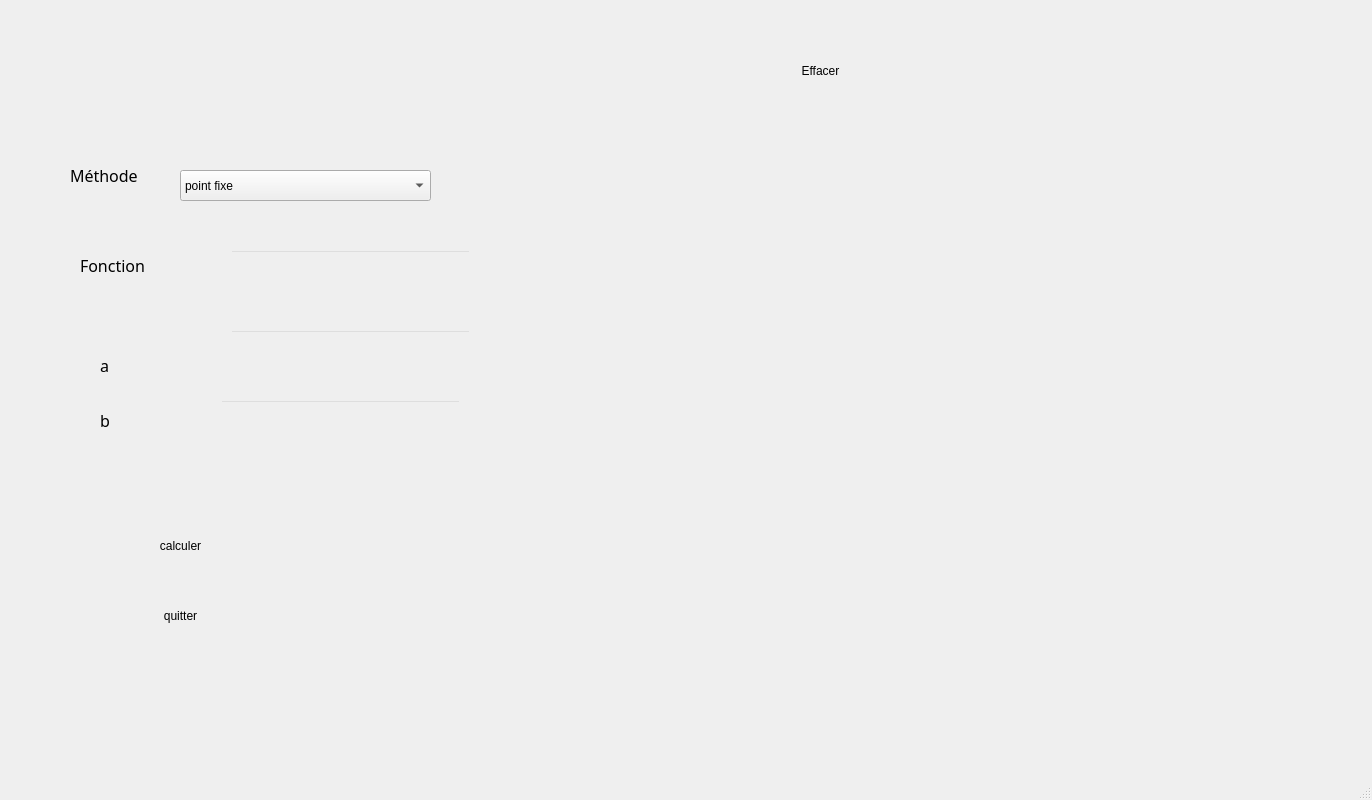
<?xml version="1.0" encoding="UTF-8"?>
<ui version="4.0">
 <class>MainWindow</class>
 <widget class="QMainWindow" name="MainWindow">
  <property name="geometry">
   <rect>
    <x>0</x>
    <y>0</y>
    <width>1372</width>
    <height>800</height>
   </rect>
  </property>
  <property name="windowTitle">
   <string>Projet Python</string>
  </property>
  <property name="styleSheet">
   <string notr="true">*{
font: 87 12pt &quot;Cooper Std Black&quot;;
color:rgb(0, 0, 0);
 

}
QPushButton#pushButton_3:pressed{

	border-image: url(:/img/btn3.png);

 }

QPushButton#pushButton:pressed{

	border-image: url(:/img/btn3.png);

 }

QPushButton#pushButton_2:pressed{

	border-image: url(:/img/btn3.png);

 }

QPushButton#pushButton_3{
border-image: url(:/img/btn2.png);
border:0;
background:0;

}
QPushButton#pushButton_4{
border-image: url(:/img/btn2.png);
border:0;
background:0;

}
QPushButton#pushButton_5{
border-image: url(:/img/btn2.png);
border:0;
background:0;

}


QPushButton#pushButton{
border-image: url(:/img/btn2.png);
border:0;
background:0;

}
QPushButton#pushButton_2{
border-image: url(:/img/btn2.png);
border:0;
background:0;

}

QPushButton#pushButton_3:pressed{

	border-image: url(:/img/btn3.png);

 }

QPushButton#pushButton_4:pressed{

	border-image: url(:/img/btn3.png);

 }

QPushButton#pushButton_5:pressed{

	border-image: url(:/img/btn3.png);

 }

QMainWindow{
border-image: url(:/img/602.png);

}
QLineEdit{
background:transparent;

}
</string>
  </property>
  <widget class="QWidget" name="centralwidget">
   <widget class="QPushButton" name="pushButton_2">
    <property name="geometry">
     <rect>
      <x>60</x>
      <y>520</y>
      <width>241</width>
      <height>51</height>
     </rect>
    </property>
    <property name="styleSheet">
     <string notr="true"/>
    </property>
    <property name="text">
     <string>calculer</string>
    </property>
    <property name="icon">
     <iconset resource="../../../../../../les interfaces1/img.qrc">
      <normaloff>:/img/sta.png</normaloff>:/img/sta.png</iconset>
    </property>
   </widget>
   <widget class="QPushButton" name="pushButton_3">
    <property name="enabled">
     <bool>true</bool>
    </property>
    <property name="geometry">
     <rect>
      <x>60</x>
      <y>590</y>
      <width>241</width>
      <height>51</height>
     </rect>
    </property>
    <property name="styleSheet">
     <string notr="true"/>
    </property>
    <property name="text">
     <string>quitter</string>
    </property>
    <property name="icon">
     <iconset>
      <normaloff>../../../../../../../../../les interfaces1/report.png</normaloff>../../../../../../../../../les interfaces1/report.png</iconset>
    </property>
   </widget>
   <widget class="QPushButton" name="pushButton_5">
    <property name="geometry">
     <rect>
      <x>730</x>
      <y>50</y>
      <width>181</width>
      <height>41</height>
     </rect>
    </property>
    <property name="text">
     <string>Effacer</string>
    </property>
    <property name="icon">
     <iconset resource="../../../../../../les interfaces1/img.qrc">
      <normaloff>:/img/back.png</normaloff>:/img/back.png</iconset>
    </property>
    <property name="iconSize">
     <size>
      <width>30</width>
      <height>30</height>
     </size>
    </property>
   </widget>
   <widget class="QLabel" name="label_2">
    <property name="geometry">
     <rect>
      <x>80</x>
      <y>220</y>
      <width>91</width>
      <height>91</height>
     </rect>
    </property>
    <property name="font">
     <font>
      <family>Cooper Std Black</family>
      <pointsize>12</pointsize>
      <weight>10</weight>
      <italic>false</italic>
      <bold>false</bold>
     </font>
    </property>
    <property name="text">
     <string>Fonction</string>
    </property>
   </widget>
   <widget class="QLabel" name="label_3">
    <property name="geometry">
     <rect>
      <x>100</x>
      <y>340</y>
      <width>81</width>
      <height>51</height>
     </rect>
    </property>
    <property name="font">
     <font>
      <family>Cooper Std Black</family>
      <pointsize>12</pointsize>
      <weight>10</weight>
      <italic>false</italic>
      <bold>false</bold>
     </font>
    </property>
    <property name="text">
     <string>a</string>
    </property>
   </widget>
   <widget class="QLabel" name="label_4">
    <property name="geometry">
     <rect>
      <x>100</x>
      <y>390</y>
      <width>55</width>
      <height>61</height>
     </rect>
    </property>
    <property name="font">
     <font>
      <family>Cooper Std Black</family>
      <pointsize>12</pointsize>
      <weight>10</weight>
      <italic>false</italic>
      <bold>false</bold>
     </font>
    </property>
    <property name="text">
     <string>b</string>
    </property>
   </widget>
   <widget class="QComboBox" name="comboBox">
    <property name="geometry">
     <rect>
      <x>180</x>
      <y>170</y>
      <width>251</width>
      <height>31</height>
     </rect>
    </property>
    <item>
     <property name="text">
      <string>point fixe</string>
     </property>
    </item>
    <item>
     <property name="text">
      <string>rectangle gauche</string>
     </property>
    </item>
   </widget>
   <widget class="QLabel" name="label_5">
    <property name="geometry">
     <rect>
      <x>70</x>
      <y>160</y>
      <width>81</width>
      <height>31</height>
     </rect>
    </property>
    <property name="font">
     <font>
      <family>Cooper Std Black</family>
      <pointsize>12</pointsize>
      <weight>10</weight>
      <italic>false</italic>
      <bold>false</bold>
     </font>
    </property>
    <property name="text">
     <string>Méthode</string>
    </property>
   </widget>
   <widget class="QLineEdit" name="lineEdit">
    <property name="geometry">
     <rect>
      <x>230</x>
      <y>250</y>
      <width>241</width>
      <height>41</height>
     </rect>
    </property>
   </widget>
   <widget class="QLineEdit" name="lineEdit_2">
    <property name="geometry">
     <rect>
      <x>220</x>
      <y>400</y>
      <width>241</width>
      <height>41</height>
     </rect>
    </property>
   </widget>
   <widget class="QLineEdit" name="lineEdit_3">
    <property name="geometry">
     <rect>
      <x>230</x>
      <y>330</y>
      <width>241</width>
      <height>41</height>
     </rect>
    </property>
   </widget>
   <widget class="QWidget" name="widget" native="true">
    <property name="geometry">
     <rect>
      <x>499</x>
      <y>139</y>
      <width>611</width>
      <height>581</height>
     </rect>
    </property>
   </widget>
  </widget>
  <widget class="QStatusBar" name="statusbar"/>
 </widget>
 <resources>
  <include location="../../../../../../les interfaces1/img.qrc"/>
 </resources>
 <connections/>
</ui>
